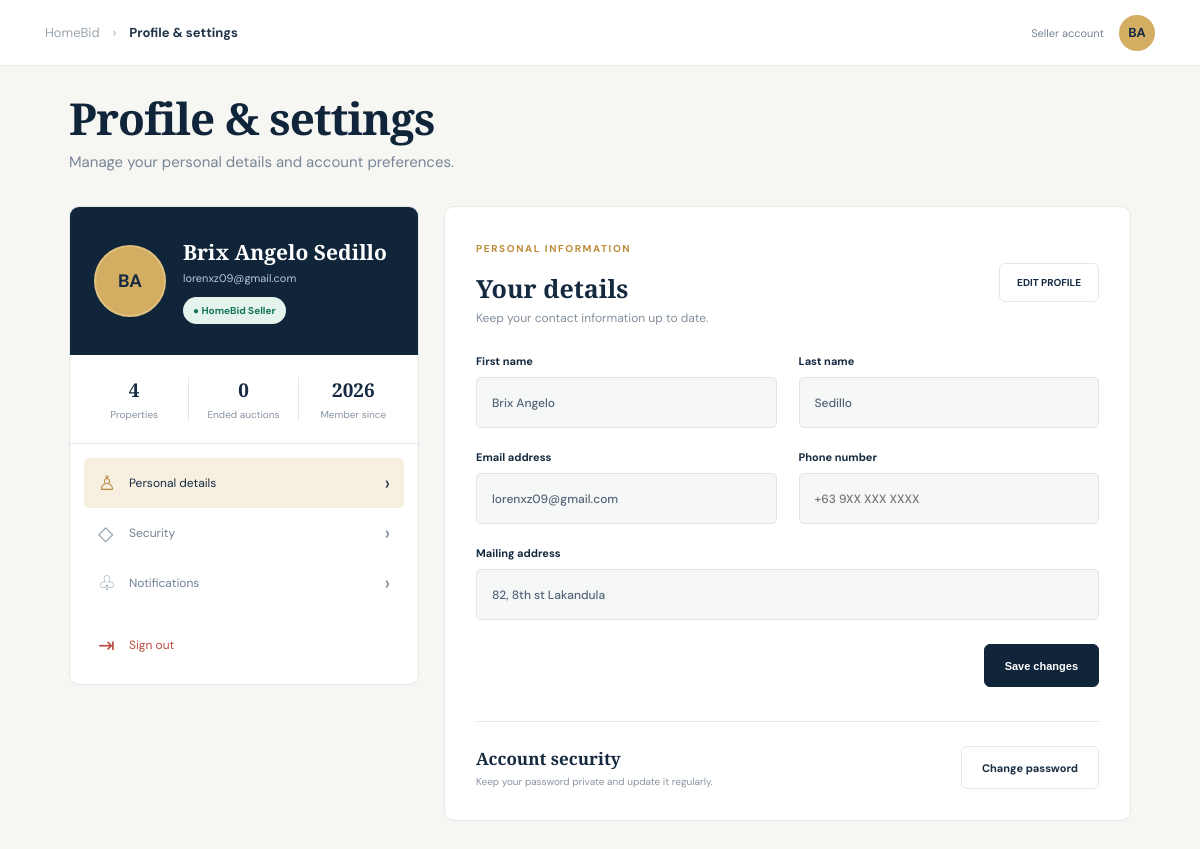
The page /client/profile.php (signed in) on the database its author committed.
### tables this page shows
CREATE TABLE `users` (
  `id` int(11) NOT NULL,
  `username` varchar(50) NOT NULL,
  `email` varchar(100) NOT NULL,
  `google_id` varchar(255) DEFAULT NULL,
  `password` varchar(255) NOT NULL,
  `role` enum('Administrator','Staff','Buyer','Client') NOT NULL DEFAULT 'Buyer',
  `verification_token` varchar(64) DEFAULT NULL,
  `is_verified` tinyint(1) NOT NULL DEFAULT 0,
  `created_at` timestamp NOT NULL DEFAULT current_timestamp(),
  `first_name` varchar(80) DEFAULT NULL,
  `last_name` varchar(80) DEFAULT NULL,
  `phone_number` varchar(30) DEFAULT NULL,
  `mailing_address` varchar(255) DEFAULT NULL,
  `email_notifications` tinyint(1) NOT NULL DEFAULT 1,
  `auction_notifications` tinyint(1) NOT NULL DEFAULT 1,
  `marketing_notifications` tinyint(1) NOT NULL DEFAULT 0
);

### client/profile.php (called while the page is built, shortened)
<?php
$profileRole = 'Seller';
require __DIR__ . '/../config/profile_settings_page.php';

### config/auth.php (called while the page is built, shortened)
<?php
function require_login(): int {
 return (int)$_SESSION['user_id'];
}
function require_roles(array $roles): int {
 $id=require_login(); $role=$_SESSION['role']??'';
 return $id;
}

### config/db.php (called while the page is built, shortened)
<?php
function hb_query(mysqli $conn, string $sql, array $params = []): mysqli_result|bool {
    if ($params) {
        $parts = explode('?', $sql);
        $built = array_shift($parts);
        foreach ($params as $i => $value) {
            if ($value === null) $replacement = 'NULL';
            elseif (is_bool($value) || is_int($value)) $replacement = (string)(int)$value;
            elseif (is_float($value)) $replacement = (string)$value;
            else $replacement = "'" . mysqli_real_escape_string($conn, (string)$value) . "'";
            $built .= $replacement . $parts[$i];
        }
        $sql = $built;
    }
    return mysqli_query($conn, $sql);
}
function hb_fetch_one(mysqli_result|bool $result): array|false {
    $row = mysqli_fetch_assoc($result);
    return is_array($row) ? $row : false;
}
function hb_fetch_value(mysqli_result|bool $result, int $column = 0): mixed {
    $row = mysqli_fetch_row($result);
    return $row[$column] ?? false;
}

### config/profile_settings_page.php (the view, shortened to what this page needs)
<?php
require_once __DIR__ . '/auth.php';
require_once __DIR__ . '/db.php';
$profileRole = $profileRole ?? 'Buyer';
$userId = require_roles($profileRole === 'Seller' ? ['Client'] : ['Buyer']);
function ps_h($value): string { return htmlspecialchars((string)($value ?? ''), ENT_QUOTES, 'UTF-8'); }
function ps_initials(array $user): string {
    $name = trim(($user['first_name'] ?? '') . ' ' . ($user['last_name'] ?? ''));
    $parts = preg_split('/\s+/', $name);
    $letters = '';
    foreach (array_slice($parts, 0, 2) as $part) $letters .= strtoupper(substr($part, 0, 1));
    return $letters ?: 'HB';
}
$section = (string)($_GET['section'] ?? 'personal');
$user = hb_fetch_one(hb_query($conn, 'SELECT id,username,email,first_name,last_name,phone_number,mailing_address,password,email_notifications,auction_notifications,marketing_notifications,created_at FROM users WHERE id=? LIMIT 1', [$userId])) ?: [];
$displayName = trim(($user['first_name'] ?? '') . ' ' . ($user['last_name'] ?? ''));
$initials = ps_initials($user);
$since = !empty($user['created_at']) ? date('Y',strtotime($user['created_at'])) : date('Y');
$roleName = $profileRole === 'Seller' ? 'Seller' : 'Buyer';
$stats = ['main'=>0,'secondary'=>0];
if ($profileRole === 'Seller') {
    $stats['main'] = (int)hb_fetch_value(hb_query($conn,'SELECT COUNT(*) FROM properties WHERE user_id=?',[$userId]));
    $stats['secondary'] = (int)hb_fetch_value(hb_query($conn,'SELECT COUNT(*) FROM auctions a JOIN properties p ON p.id=a.property_id WHERE p.user_id=? AND a.status IN (\'ended\',\'sold\')',[$userId]));
} else {
    $stats['main'] = (int)hb_fetch_value(hb_query($conn,'SELECT COUNT(*) FROM bids WHERE user_id=?',[$userId]));
    $stats['secondary'] = (int)hb_fetch_value(hb_query($conn,'SELECT COUNT(*) FROM bids WHERE user_id=? AND status IN (\'winning\',\'won\')',[$userId]));
}
?>
<!doctype html>
<html lang="en">
<head>
    <link rel="stylesheet" href="../assets/profile-settings.css?v=1">
</head>
<body>
    <header class="topbar"><a class="crumb" href="../index.php">HomeBid</a><span>›</span><b>Profile &amp; settings</b>
        <div class="top-right"><span class="role-pill"><?=$roleName?> account</span><span
                class="avatar small"><?=ps_h($initials)?></span></div>
    </header>
    <main class="wrap">
        <div class="heading">
            <h1>Profile &amp; settings</h1>
            <p>Manage your personal details and account preferences.</p>
        </div>
        <div class="layout">
            <aside class="profile-side">
                <div class="identity"><span class="avatar large"><?=ps_h($initials)?></span>
                    <div>
                        <h2><?=ps_h($displayName)?></h2>
                        <p><?=ps_h($user['email'])?></p><span class="verified">● HomeBid <?=$roleName?></span>
                    </div>
                </div>
                <div class="stats">
                    <div>
                        <b><?=number_format($stats['main'])?></b><small><?=$profileRole==='Seller'?'Properties':'Bids placed'?></small>
                    </div>
                    <div>
                        <b><?=number_format($stats['secondary'])?></b><small><?=$profileRole==='Seller'?'Ended auctions':'Winning bids'?></small>
                    </div>
                    <div><b><?=ps_h($since)?></b><small>Member since</small></div>
                </div>
                <nav class="settings-nav">
                    <a class="<?=$section==='personal'?'active':''?>" href="?section=personal"><span>♙</span>Personal
                        details <b>›</b></a>
                    <a class="<?=$section==='security'?'active':''?>" href="?section=security"><span>◇</span>Security
                        <b>›</b></a>
                    <a class="<?=$section==='notifications'?'active':''?>"
                        href="?section=notifications"><span>♧</span>Notifications <b>›</b></a>
                    <a href="../logout.php"
                        onclick="event.preventDefault();document.getElementById('logoutForm').submit()"><span>⇥</span>Sign
                        out</a>
                </nav>
            </aside>
            <section class="settings-card">
                <?php if($section==='personal'):?>
                <div class="card-head">
                    <div><span class="eyebrow">PERSONAL INFORMATION</span>
                        <h2>Your details</h2>
                        <p>Keep your contact information up to date.</p>
                    </div><span class="edit-mark">EDIT PROFILE</span>
                </div>
                <form method="post" class="settings-form"><input type="hidden" name="csrf_token"
                    <div class="field-grid"><label>First name<input name="first_name" maxlength="80" required
                                value="<?=ps_h($user['first_name'])?>" placeholder="First name"></label>
                        <label>Last name<input name="last_name" maxlength="80" required
                                value="<?=ps_h($user['last_name'])?>" placeholder="Last name"></label>
                        <label>Email address<input type="email" name="email" required
                                value="<?=ps_h($user['email'])?>"></label>
                        <label>Phone number<input type="tel" name="phone_number" maxlength="30"
                                value="<?=ps_h($user['phone_number'])?>" placeholder="+63 9XX XXX XXXX"></label>
                        <label class="wide">Mailing address<input name="mailing_address" maxlength="255"
                                value="<?=ps_h($user['mailing_address'])?>"
                                placeholder="House no., street, barangay, city, province"></label>
                    </div>
                    <div class="form-actions"><button class="primary" type="submit">Save changes</button></div>
                </form>
                <div class="security-inline">
                    <div>
                        <h3>Account security</h3>
                        <p>Keep your password private and update it regularly.</p>
                    </div><a class="secondary" href="?section=security">Change password</a>
                </div>
                <?php endif;?>
            </section>
        </div>
    </main>
</body>
</html>

### assets/profile-settings.css (style rules this page uses)
:root { --navy:#10243a;--gold:#c49a4b;--ink:#1c2b3b;--muted:#788697;--line:#e5e7e8;--paper:#f6f6f3;--green:#19775b }
* { box-sizing:border-box }
body { margin:0;background:var(--paper);color:var(--ink);font:14px 'DM Sans',sans-serif }
.topbar { height:66px;padding:0 max(28px,calc((100% - 1110px)/2));display:flex;align-items:center;gap:13px;background:#fff;border-bottom:1px solid var(--line);color:#a0aab3;font-size:13px }
.crumb { color:#9aa5af;text-decoration:none }
.topbar>b { color:#203348;font-weight:700 }
.top-right { margin-left:auto;display:flex;align-items:center;gap:15px }
.role-pill { font-size:11px;color:#778494 }
.avatar { display:grid;place-items:center;flex:none;border-radius:50%;background:#d2ad62;color:#142b42;font-weight:700 }
.avatar.small { width:36px;height:36px }
.wrap { max-width:1110px;margin:28px auto;padding:0 24px 55px }
.heading { margin:0 0 34px }
.heading h1 { margin:0;color:#10243a;font:700 clamp(32px,4vw,44px)/1.1 'Playfair Display',serif;letter-spacing:-1px }
.heading p { margin:10px 0 0;color:#788697;font-size:15px }
.layout { display:grid;grid-template-columns:350px minmax(0,1fr);gap:25px;align-items:start }
.profile-side,.settings-card { background:#fff;border:1px solid var(--line);border-radius:10px;overflow:hidden }
.identity { min-height:148px;padding:28px 24px;display:flex;align-items:center;gap:17px;color:#fff;background:var(--navy) }
.avatar.large { width:72px;height:72px;border:2px solid #e0c17f;font-size:18px }
.identity h2 { margin:0 0 5px;font:700 21px 'Playfair Display',serif }
.identity p { margin:0 0 12px;color:#bdc9d4;font-size:11px;overflow-wrap:anywhere }
.verified { display:inline-block;padding:7px 10px;border-radius:30px;color:#14745b;background:#e4f4ed;font-size:10px;font-weight:700 }
.stats { display:grid;grid-template-columns:repeat(3,1fr);padding:22px 10px;border-bottom:1px solid var(--line) }
.stats>div { text-align:center;border-right:1px solid var(--line) }
.stats>div:last-child { border:0 }
.stats b,.stats small { display:block }
.stats b { color:#152a40;font:700 19px 'Playfair Display',serif }
.stats small { margin-top:5px;color:#8793a0;font-size:10px }
.settings-nav { padding:14px }
.settings-nav a { min-height:50px;padding:0 14px;display:flex;align-items:center;gap:13px;color:#718092;text-decoration:none;border-radius:5px;font-size:12px }
.settings-nav a span { width:18px;color:#8796a6;font-size:20px }
.settings-nav a b { margin-left:auto;font-size:20px;font-weight:400 }
.settings-nav a.active { color:#152b41;background:#f7f0e1 }
.settings-nav a.active span { color:#b88b3e }
.settings-nav a:last-child { margin-top:12px;color:#bd4c43 }
.settings-nav a:last-child span { color:#bd4c43 }
.settings-card { padding:31px }
.card-head { display:flex;justify-content:space-between;align-items:center;gap:20px;margin-bottom:28px }
.eyebrow { color:#bd8b39;font-size:10px;font-weight:700;letter-spacing:.16em }
.card-head h2 { margin:15px 0 5px;color:#142a40;font:700 25px 'Playfair Display',serif }
.card-head p { margin:0;color:#84909d;font-size:12px }
.edit-mark { padding:12px 17px;color:#142b42;border:1px solid var(--line);border-radius:6px;font-size:10px;font-weight:700;white-space:nowrap }
.settings-form { display:grid;gap:20px }
.field-grid { display:grid;grid-template-columns:1fr 1fr;gap:22px }
.settings-form label { display:grid;gap:9px;color:#152a40;font-size:11px;font-weight:700 }
.settings-form input:not([type=checkbox]) { width:100%;height:51px;padding:0 15px;color:#536477;background:#f6f7f7;border:1px solid #e1e5e7;border-radius:5px;outline:none;font:500 12px 'DM Sans',sans-serif }
.settings-form .wide { grid-column:1/-1 }
.form-actions { display:flex;justify-content:flex-end;padding-top:4px }
.primary,.secondary { min-height:43px;padding:0 20px;display:inline-flex;align-items:center;justify-content:center;border-radius:6px;font-size:11px;font-weight:700;text-decoration:none;cursor:pointer }
.primary { color:#fff;background:var(--navy);border:1px solid var(--navy) }
.secondary { color:#172d43;background:#fff;border:1px solid var(--line) }
.security-inline { margin-top:34px;padding-top:24px;display:flex;justify-content:space-between;align-items:center;gap:20px;border-top:1px solid var(--line) }
.security-inline h3 { margin:0 0 5px;color:#152a40;font:700 17px 'Playfair Display',serif }
.security-inline p { margin:0;color:#8994a0;font-size:10px }

### rows shown on the page
users: ps_h($displayName) "Brix Angelo Sedillo", email "lorenxz09@gmail.com", created_at "2026", first_name "Brix Angelo", last_name "Sedillo", mailing_address "82, 8th st Lakandula"

### other values the page prints
$roleName "Seller"
ps_h($initials) "BA"
$stats['main'] "4"
$stats['secondary'] "0"
